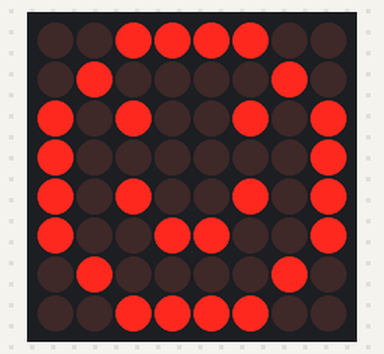
Recording of a sketch running on a simulated Arduino Uno, built with avr-gcc and run on an emulated ATmega328P. On the bench: 8×8 LED matrix.

Above: at 0.1 s.
At 1.1 s:
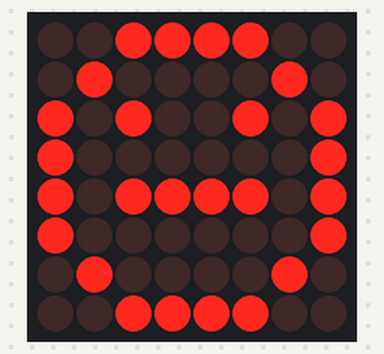
At 2.1 s:
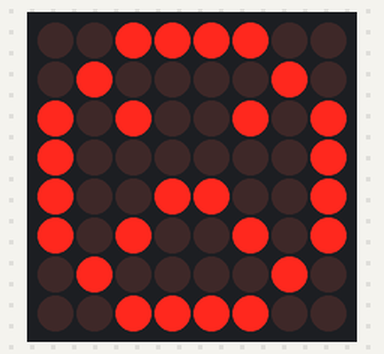

Measured:
- by itself, everything shown: repeats every 3.0 s, in 3 steps
- what the display in image 1 shows lasts 1.0 s, from 1.0 s to 2.0 s

The sketch:

5-7_practice.ino
```cpp
#include "LedControl.h"

LedControl lc = LedControl(12, 11, 10, 1);

unsigned long delaytime = 1000;

byte hf[8] = {
  B00111100,
  B01000010,
  B10100101,
  B10000001,
  B10100101,
  B10011001,
  B01000010,
  B00111100
};

byte nf[8] = {
  B00111100,
  B01000010,
  B10100101,
  B10000001,
  B10111101,
  B10000001,
  B01000010,
  B00111100
};

byte sf[8] = {
  B00111100,
  B01000010,
  B10100101,
  B10000001,
  B10011001,
  B10100101,
  B01000010,
  B00111100
};

void display_face(byte *face) {
  for (int i = 0; i < 8; i++)
    lc.setRow(0, i, face[i]);
  delay(delaytime);
}

void setup() {
  lc.shutdown(0, false);
  lc.setIntensity(0, 2);
  lc.clearDisplay(0);
}

void loop() {
  display_face(hf);
  display_face(nf);
  display_face(sf);
}
```
